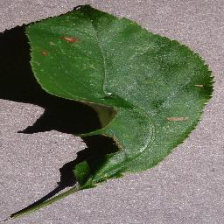
#> input picture assets/gradcam/original.png, 224 x 224 px
$ python -i clahe.py   (imports and definitions only)
#> lines starting #> are read from the running program, lines starting #| are printed output that depends on the picture
"""
clahe.py

Contrast enhancement using CLAHE (Contrast Limited Adaptive Histogram Equalization).
"""

import cv2
import numpy as np


def apply_clahe(
    image: np.ndarray,
    clip_limit: float = 2.0,
    tile_grid_size: tuple[int, int] = (8, 8)
) -> np.ndarray:
    """
    Apply CLAHE to an RGB image.

    Args:
        image:
            Input RGB image.

        clip_limit:
            Contrast limiting threshold.

        tile_grid_size:
            Size of the grid for histogram equalization.

    Returns:
        Enhanced RGB image.
    """
#> called with clip_limit = 2, tile_grid_size = (8, 8)

    if image is None:
        raise ValueError("Input image cannot be None.")

    # Convert RGB to LAB
    lab = cv2.cvtColor(image, cv2.COLOR_RGB2LAB)
#> lab: shape (224, 224, 3); mean of channels 0, 1, 2 122.7, 122.4, 137.7

    l_channel, a_channel, b_channel = cv2.split(lab)
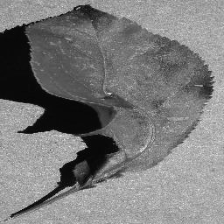
#> l_channel: shape (224, 224); min 2, max 232, mean 122.7
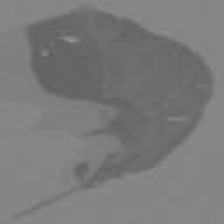
#> a_channel: shape (224, 224); min 95, max 149, mean 122.4
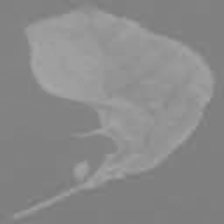
#> b_channel: shape (224, 224); min 120, max 168, mean 137.7

    clahe = cv2.createCLAHE(
        clipLimit=clip_limit,
        tileGridSize=tile_grid_size
    )

    l_channel = clahe.apply(l_channel)
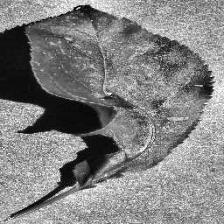
#> l_channel: shape (224, 224); min 2, max 255, mean 129.2

    enhanced = cv2.merge(
        (l_channel, a_channel, b_channel)
    )
#> enhanced: shape (224, 224, 3); mean of channels 0, 1, 2 129.2, 122.4, 137.7

    enhanced = cv2.cvtColor(
        enhanced,
        cv2.COLOR_LAB2RGB
    )
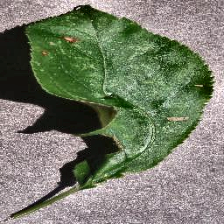
#> enhanced: shape (224, 224, 3); mean R, G, B 119.3, 125, 106.6

    return enhanced

>>> import cv2
>>> picture = cv2.cvtColor(cv2.imread('../../assets/gradcam/original.png'), cv2.COLOR_BGR2RGB)
>>> result = apply_clahe(picture)

$ run again, on assets/gradcam/heatmap.png
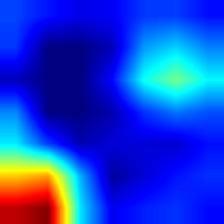
#> input picture assets/gradcam/heatmap.png, 224 x 224 px
#> lab: shape (224, 224, 3); mean of channels 0, 1, 2 106.1, 173.1, 59.8
#> in apply_clahe, `l_channel = clahe.apply(l_channel)`:
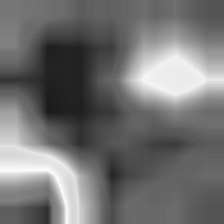
#> l_channel: shape (224, 224); min 27, max 253, mean 114.1
#> in apply_clahe, `enhanced = cv2.cvtColor( enhanced, cv2.COLOR_LAB2RGB )`:
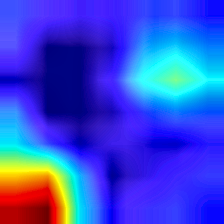
#> enhanced: shape (224, 224, 3); mean R, G, B 54.4, 74.1, 213.2

$ run again, on assets/gradcam/overlay.png
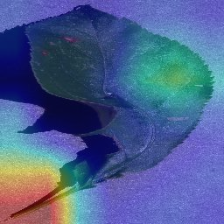
#> input picture assets/gradcam/overlay.png, 224 x 224 px
#> lab: shape (224, 224, 3); mean of channels 0, 1, 2 105.8, 137.1, 100.3
#> in apply_clahe, `l_channel = clahe.apply(l_channel)`:
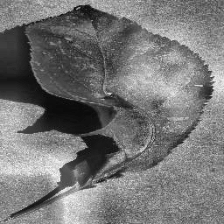
#> l_channel: shape (224, 224); min 5, max 246, mean 117.6
#> in apply_clahe, `enhanced = cv2.cvtColor( enhanced, cv2.COLOR_LAB2RGB )`:
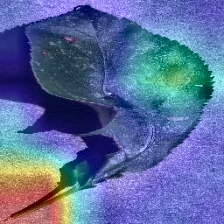
#> enhanced: shape (224, 224, 3); mean R, G, B 88.8, 107.6, 156.2
